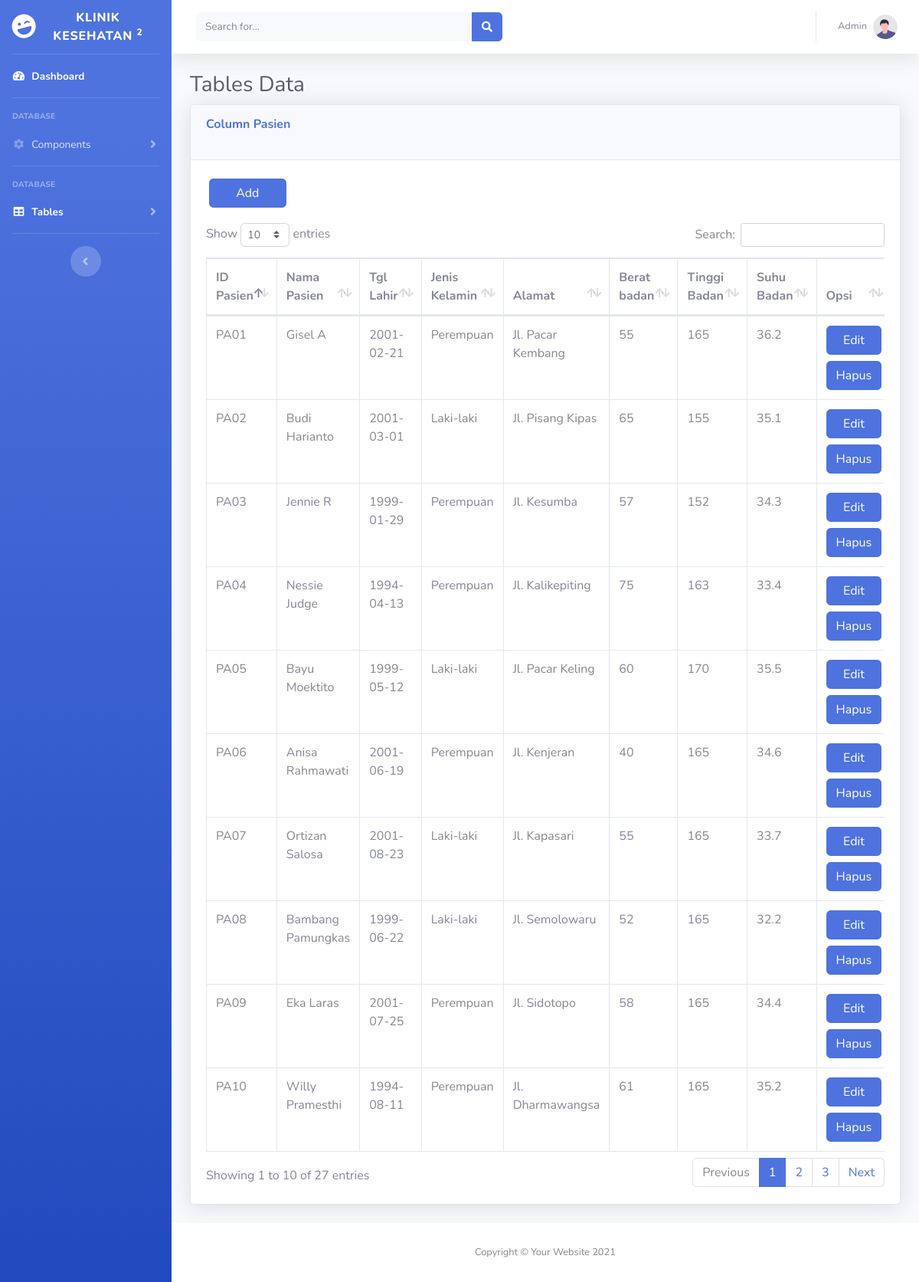
The page /prosesAddPasien.php on the database its author committed.
### tables this page shows
CREATE TABLE `pasien` (
  `id_pasien` varchar(5) NOT NULL,
  `no_pasien` int(11) NOT NULL,
  `password` varchar(255) NOT NULL,
  `nama_pasien` varchar(30) NOT NULL,
  `tgl_lahir` date NOT NULL,
  `jenis_kelamin_pasien` varchar(15) NOT NULL,
  `alamat_pasien` varchar(30) NOT NULL,
  `berat_badan` int(11) NOT NULL,
  `tinggi_badan` int(11) NOT NULL,
  `suhu_badan` double NOT NULL
);

### prosesAddPasien.php (the view, shortened to what this page needs)
<?php
$link = mysqli_connect("localhost", "root", "", "klinik_kesehatan");
?>
<!DOCTYPE html>
<html lang="en">
<head>
    <link href="vendor/fontawesome-free/css/all.min.css" rel="stylesheet" type="text/css">
    <link href="css/sb-admin-2.min.css" rel="stylesheet">
    <link href="vendor/datatables/dataTables.bootstrap4.min.css" rel="stylesheet">
</head>
<body id="page-top">
    <div id="wrapper">
        <ul class="navbar-nav bg-gradient-primary sidebar sidebar-dark accordion" id="accordionSidebar">
            <a class="sidebar-brand d-flex align-items-center justify-content-center" href="index.php">
                <div class="sidebar-brand-icon rotate-n-15">
                    <i class="fas fa-laugh-wink"></i>
                </div>
                <div class="sidebar-brand-text mx-3">Klinik Kesehatan <sup>2</sup></div>
            </a>
            <hr class="sidebar-divider my-0">
            <li class="nav-item active">
                <a class="nav-link" href="index.php">
                    <i class="fas fa-fw fa-tachometer-alt"></i>
                    <span>Dashboard</span></a>
            </li>
            <hr class="sidebar-divider">
            <div class="sidebar-heading">
                Database
            </div>
            <li class="nav-item">
                <a class="nav-link collapsed" href="#" data-toggle="collapse" data-target="#collapseTwo" aria-expanded="true" aria-controls="collapseTwo">
                    <i class="fas fa-fw fa-cog"></i>
                    <span>Components</span>
                </a>
            </li>
            <hr class="sidebar-divider">
            <div class="sidebar-heading">
                Database
            </div>
            <li class="nav-item active">
                <a class="nav-link collapsed" href="#" data-toggle="collapse" data-target="#collapseUtilities" aria-expanded="true" aria-controls="collapseUtilities">
                    <i class="fas fa-fw fa-table"></i>
                    <span>Tables</span>
                </a>
            </li>
            <hr class="sidebar-divider d-none d-md-block">
            <div class="text-center d-none d-md-inline">
                <button class="rounded-circle border-0" id="sidebarToggle"></button>
            </div>
        </ul>
        <div id="content-wrapper" class="d-flex flex-column">
            <div id="content">
                <nav class="navbar navbar-expand navbar-light bg-white topbar mb-4 static-top shadow">
                    <form class="d-none d-sm-inline-block form-inline mr-auto ml-md-3 my-2 my-md-0 mw-100 navbar-search">
                        <div class="input-group">
                            <input type="text" class="form-control bg-light border-0 small" placeholder="Search for..." aria-label="Search" aria-describedby="basic-addon2">
                            <div class="input-group-append">
                                <button class="btn btn-primary" type="button">
                                    <i class="fas fa-search fa-sm"></i>
                                </button>
                            </div>
                        </div>
                    </form>
                    <ul class="navbar-nav ml-auto">
                        <li class="nav-item dropdown no-arrow">
                            <a class="nav-link dropdown-toggle" href="#" id="userDropdown" role="button" data-toggle="dropdown" aria-haspopup="true" aria-expanded="false">
                                <span class="mr-2 d-none d-lg-inline text-gray-600 small">Admin</span>
                                <img class="img-profile rounded-circle" src="img/undraw_profile.svg">
                            </a>
                        </li>
                    </ul>
                </nav>
                <div class="container-fluid">
                    <h1 class="h3 mb-2 text-gray-800">Tables Data</h1>
                    <div class="card shadow mb-4">
                        <div class="card-header py-3">
                            <h6 class="m-0 font-weight-bold text-primary" style="padding-bottom:20px">Column Pasien</h6>
                        </div><br>
                        <?php
                        $sql = "SELECT*FROM pasien";
                        if ($result = mysqli_query($link, $sql)) {
                            if (mysqli_num_rows($result) > 0) {
                        ?>
                                <div class="col-lg-10 col-md-10">
                                    <div class="col-lg-2">
                                        <a class="btn btn-primary btn-user btn-block" href="addPasien.php">Add</a>
                                    </div>
                                </div>
                                <div class="card-body">
                                    <div class="table-responsive">
                                        <table class="table table-bordered" id="dataTable" width="100%" cellspacing="0">
                                            <thead>
                                                <tr>
                                                    <th>ID Pasien</th>
                                                    <th>Nama Pasien</th>
                                                    <th>Tgl Lahir</th>
                                                    <th>Jenis Kelamin</th>
                                                    <th>Alamat</th>
                                                    <th>Berat badan</th>
                                                    <th>Tinggi Badan</th>
                                                    <th>Suhu Badan</th>
                                                    <th>Opsi</th>
                                                </tr>
                                            </thead>
                                            <tbody>
                                                <tr>
                                                    <?php
                                                    while ($row = mysqli_fetch_array($result)) {
                                                    ?>
                                                        <td><?php
                                                            echo  $row['id_pasien'];
                                                            ?>
                                                        </td>
                                                        <td><?php
                                                            echo $row['nama_pasien'];
                                                            ?>
                                                        </td>
                                                        <td><?php
                                                            echo $row['tgl_lahir'];
                                                            ?>
                                                        </td>
                                                        <td><?php
                                                            echo $row['jenis_kelamin_pasien'];
                                                            ?>
                                                        </td>
                                                        <td><?php
                                                            echo $row['alamat_pasien'];
                                                            ?>
                                                        </td>
                                                        <td><?php
                                                            echo $row['berat_badan'];
                                                            ?>
                                                        </td>
                                                        <td><?php
                                                            echo $row['tinggi_badan'];
                                                            ?>
                                                        </td>
                                                        <td><?php
                                                            echo $row['suhu_badan'];
                                                            ?>
                                                        </td>
                                                        <td>
                                                            <a class="btn btn-primary btn-user btn-block" href="editpasien.php?id=<?php echo $row['id_pasien']; ?>">Edit</a>
                                                            <a class="btn btn-primary btn-user btn-block" href="hapuspasien.php?id=<?php echo $row['id_pasien']; ?>">Hapus</a>
                                                        </td>
                                                </tr>
                                    <?php
                                                    }
                                                } else {
                                                    echo "No records matching your query were found.";
                                                }
                                            } else {
                                                echo "ERROR: Could not able to execute $sql. " . mysqli_error($link);
                                            }
                                    ?>
                                            </tbody>
                                        </table>
                                    </div>
                                </div>
                    </div>
                </div>
            </div>
            <footer class="sticky-footer bg-white">
                <div class="container my-auto">
                    <div class="copyright text-center my-auto">
                        <span>Copyright &copy; Your Website 2021</span>
                    </div>
                </div>
            </footer>
        </div>
    </div>
</body>
</html>

### rows shown on the page
pasien: id_pasien "PA01", nama_pasien "Gisel A", tgl_lahir "2001-02-21", jenis_kelamin_pasien "Perempuan", alamat_pasien "Jl. Pacar Kembang", berat_badan "55", tinggi_badan "165", suhu_badan "36.2"
pasien: id_pasien "PA02", nama_pasien "Budi Harianto", tgl_lahir "2001-03-01", jenis_kelamin_pasien "Laki-laki", alamat_pasien "Jl. Pisang Kipas", berat_badan "65", tinggi_badan "155", suhu_badan "35.1"
pasien: id_pasien "PA03", nama_pasien "Jennie R", tgl_lahir "1999-01-29", jenis_kelamin_pasien "Perempuan", alamat_pasien "Jl. Kesumba", berat_badan "57", tinggi_badan "152", suhu_badan "34.3"
pasien: id_pasien "PA04", nama_pasien "Nessie Judge", tgl_lahir "1994-04-13", jenis_kelamin_pasien "Perempuan", alamat_pasien "Jl. Kalikepiting", berat_badan "75", tinggi_badan "163", suhu_badan "33.4"
pasien: id_pasien "PA05", nama_pasien "Bayu Moektito", tgl_lahir "1999-05-12", jenis_kelamin_pasien "Laki-laki", alamat_pasien "Jl. Pacar Keling", berat_badan "60", tinggi_badan "170", suhu_badan "35.5"
pasien: id_pasien "PA06", nama_pasien "Anisa Rahmawati", tgl_lahir "2001-06-19", jenis_kelamin_pasien "Perempuan", alamat_pasien "Jl. Kenjeran", berat_badan "40", tinggi_badan "165", suhu_badan "34.6"
pasien: id_pasien "PA07", nama_pasien "Ortizan Salosa", tgl_lahir "2001-08-23", jenis_kelamin_pasien "Laki-laki", alamat_pasien "Jl. Kapasari", berat_badan "55", tinggi_badan "165", suhu_badan "33.7"
pasien: id_pasien "PA08", nama_pasien "Bambang Pamungkas", tgl_lahir "1999-06-22", jenis_kelamin_pasien "Laki-laki", alamat_pasien "Jl. Semolowaru", berat_badan "52", tinggi_badan "165", suhu_badan "32.2"
pasien: id_pasien "PA09", nama_pasien "Eka Laras", tgl_lahir "2001-07-25", jenis_kelamin_pasien "Perempuan", alamat_pasien "Jl. Sidotopo", berat_badan "58", tinggi_badan "165", suhu_badan "34.4"
pasien: id_pasien "PA10", nama_pasien "Willy Pramesthi", tgl_lahir "1994-08-11", jenis_kelamin_pasien "Perempuan", alamat_pasien "Jl. Dharmawangsa", berat_badan "61", tinggi_badan "165", suhu_badan "35.2"
